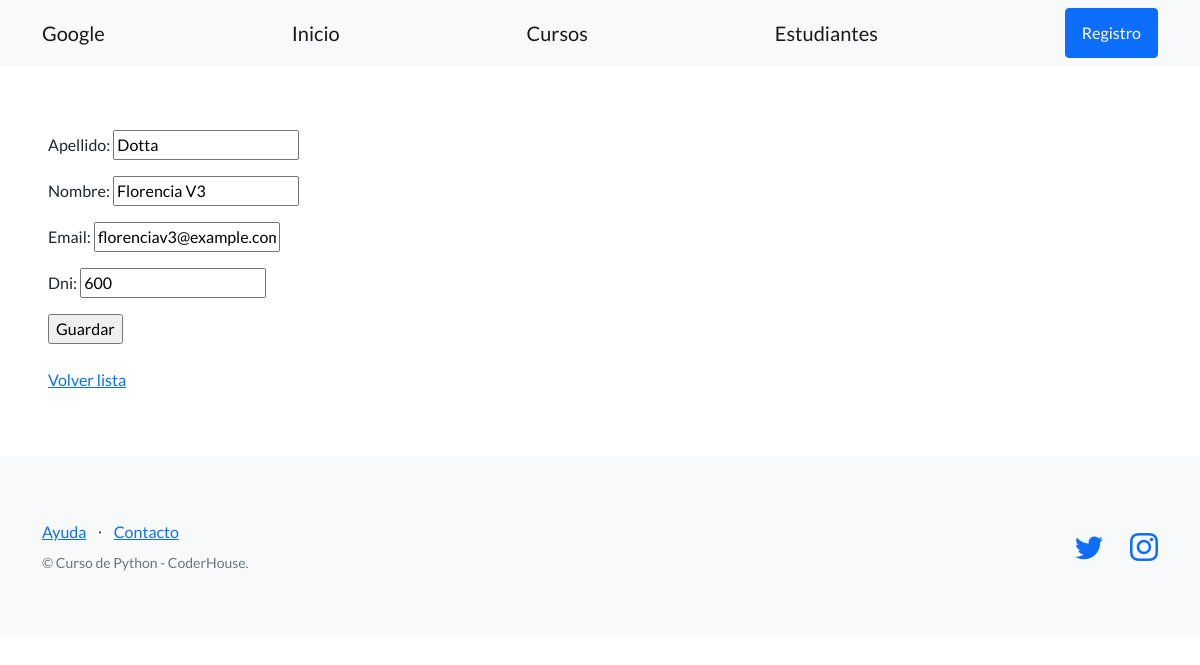
The app's page /estudios/editar-estudiante/2/ with its own data.
### control_estudios/models.py (models this page shows, shortened)
class Estudiante(models.Model):
    apellido = models.CharField(max_length=256)
    nombre = models.CharField(max_length=256)
    email = models.EmailField(blank=True)
    telefono = models.CharField(max_length=20, blank=True)
    dni = models.CharField(max_length=32)
    fecha_nacimiento = models.DateField(null=True)

### control_estudios/views.py (the view)
# urls.py: path('editar-estudiante/<int:pk>/', EstudianteUpdateView.as_view(), name="editar_estudiante"),
class EstudianteUpdateView(UpdateView):
    model = Estudiante
    fields = ('apellido', 'nombre', 'email', 'dni')
    success_url = reverse_lazy('lista_estudiantes')

### control_estudios/templates/control_estudios/estudiante_form.html (shortened to what this page needs)
{% extends "control_estudios/base.html" %}
{% block contenido %}
<form method="post">
  {{ form.as_p }}
  <input type="submit" value="Guardar" />
</form>
<br>
<a href="{% url 'lista_estudiantes' %}">Volver lista</a>
{% endblock contenido %}

### records on screen
Estudiante: apellido "Dotta", nombre "Florencia V3", email "florenciav3@example.com", dni "600"
